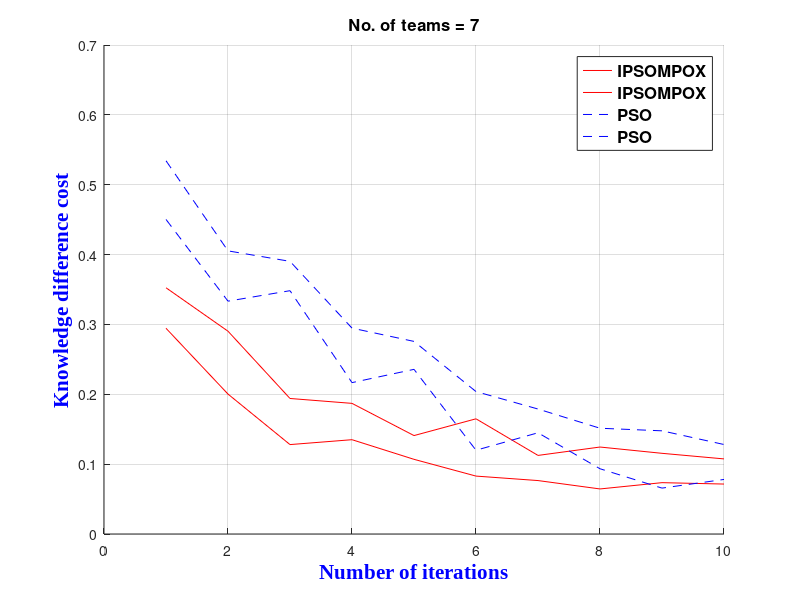

Source code (MATLAB):
%G?n?ration de quatre fonctions cosinus
IPSOMPOXMAX=[1 0.3525;2 0.2903;3 0.194;4 0.187;5 0.1409;6 0.1649;7 0.1125;8 0.1245;9 0.1155;10 0.1075];
IPSOMPOXMIN=[1 0.2945;2 0.2003;3 0.128;4 0.135;5 0.1069;6 0.0829;7 0.0765;8 0.0645;9 0.0735;10 0.0715];
PSOMAX=[1 0.5343;2 0.4053;3 0.3903;4 0.2947;5 0.2757;6 0.2039;7 0.1789;8 0.1514;9 0.1477;10 0.1281];
PSOMIN=[1 0.4503;2 0.3333;3 0.3483;4 0.2167;5 0.2357;6 0.1199;7 0.1449;8 0.0934;9 0.0657;10 0.0781];
grid
%axis([50 2.5 -5 13])
hold
plot(IPSOMPOXMAX(:,1),IPSOMPOXMAX(:,2),'r');
plot(IPSOMPOXMIN(:,1),IPSOMPOXMIN(:,2),'r');
plot(PSOMAX(:,1),PSOMAX(:,2),'b','linestyle','--');
plot(PSOMIN(:,1),PSOMIN(:,2),'b','linestyle','--');
% La fonction plot fonctionne par paire: on indique d'abord le vecteur en abscisse puis le vecteur en ordonn?e.
% On peut par la suite rajouter une couleur ou un style en utilisant un code entre les ''. 
%Ces codes sont r?sum?s en fin de tutoriel (menututo.com) 

title({'No. of teams = 7'},...    %L?gende du trac? avec le texte ? afficher se trouvant entre {}
      'FontSize',12,'FontWeight','bold')
% L'option Location indique l'emplacement de la l?gende dans la figure
% L'option FontSize indique la taille de la police
% L'option FontWeight permet de mettre le texte en gras en ?crivant 'bold' ? la suite
legend({'IPSOMPOX','IPSOMPOX','PSO','PSO'},'Location','northeast',...    %L?gende du trac? avec le texte ? afficher se trouvant entre {}
      'FontSize',12,'FontWeight','bold')
  
xlabel('Number of iterations','FontSize',15,...              %Nom de l'axe des abscisses du trac?
       'FontWeight','bold','FontName',...
       'Times New Roman','Color','b')
ylabel('Knowledge difference cost','FontSize',15,...      %Nom de l'axe des ordonn?es du trac?
       'FontWeight','bold','FontName',...
       'Times New Roman','Color','b')